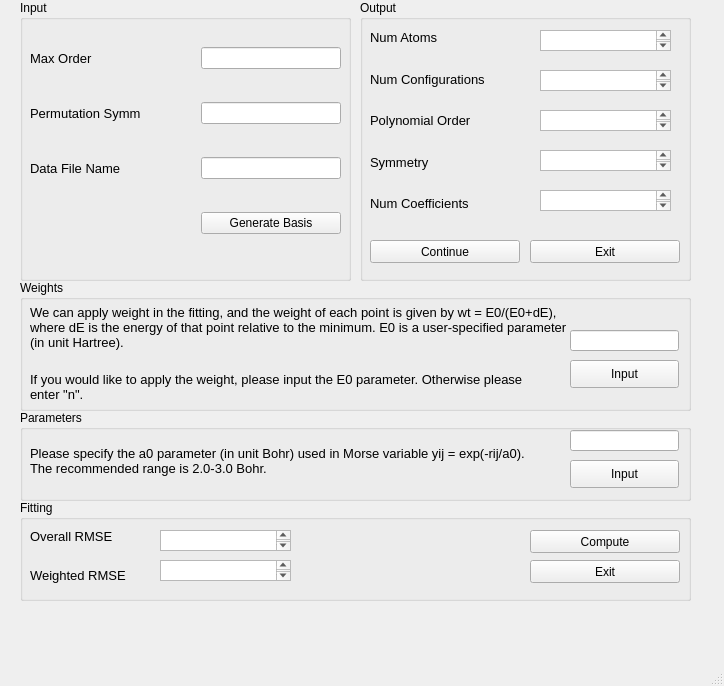
<?xml version="1.0" encoding="UTF-8"?>
<ui version="4.0">
 <class>MainWindow</class>
 <widget class="QMainWindow" name="MainWindow">
  <property name="geometry">
   <rect>
    <x>0</x>
    <y>0</y>
    <width>724</width>
    <height>686</height>
   </rect>
  </property>
  <property name="sizePolicy">
   <sizepolicy hsizetype="Preferred" vsizetype="Maximum">
    <horstretch>0</horstretch>
    <verstretch>0</verstretch>
   </sizepolicy>
  </property>
  <property name="windowTitle">
   <string>MainWindow</string>
  </property>
  <widget class="QWidget" name="centralwidget">
   <widget class="QGroupBox" name="groupBox">
    <property name="geometry">
     <rect>
      <x>20</x>
      <y>0</y>
      <width>331</width>
      <height>281</height>
     </rect>
    </property>
    <property name="title">
     <string>Input</string>
    </property>
    <widget class="QWidget" name="gridLayoutWidget">
     <property name="geometry">
      <rect>
       <x>10</x>
       <y>20</y>
       <width>311</width>
       <height>241</height>
      </rect>
     </property>
     <layout class="QGridLayout" name="gridLayout_4">
      <property name="sizeConstraint">
       <enum>QLayout::SetDefaultConstraint</enum>
      </property>
      <property name="horizontalSpacing">
       <number>60</number>
      </property>
      <item row="1" column="0">
       <widget class="QLabel" name="label_2">
        <property name="font">
         <font>
          <pointsize>10</pointsize>
         </font>
        </property>
        <property name="text">
         <string>Permutation Symm</string>
        </property>
       </widget>
      </item>
      <item row="0" column="1">
       <widget class="QLineEdit" name="lineEdit">
        <property name="enabled">
         <bool>true</bool>
        </property>
       </widget>
      </item>
      <item row="2" column="0">
       <widget class="QLabel" name="label_3">
        <property name="font">
         <font>
          <pointsize>10</pointsize>
         </font>
        </property>
        <property name="text">
         <string>Data File Name</string>
        </property>
       </widget>
      </item>
      <item row="1" column="1">
       <widget class="QLineEdit" name="lineEdit_2"/>
      </item>
      <item row="0" column="0">
       <widget class="QLabel" name="label">
        <property name="font">
         <font>
          <pointsize>10</pointsize>
         </font>
        </property>
        <property name="text">
         <string>Max Order</string>
        </property>
       </widget>
      </item>
      <item row="2" column="1">
       <widget class="QLineEdit" name="lineEdit_3"/>
      </item>
      <item row="3" column="1">
       <widget class="QPushButton" name="button1">
        <property name="text">
         <string>Generate Basis</string>
        </property>
       </widget>
      </item>
     </layout>
    </widget>
   </widget>
   <widget class="QGroupBox" name="groupBox_2">
    <property name="geometry">
     <rect>
      <x>360</x>
      <y>0</y>
      <width>331</width>
      <height>281</height>
     </rect>
    </property>
    <property name="title">
     <string>Output</string>
    </property>
    <widget class="QWidget" name="gridLayoutWidget_2">
     <property name="geometry">
      <rect>
       <x>10</x>
       <y>20</y>
       <width>151</width>
       <height>201</height>
      </rect>
     </property>
     <layout class="QGridLayout" name="gridLayout_5">
      <property name="sizeConstraint">
       <enum>QLayout::SetDefaultConstraint</enum>
      </property>
      <property name="horizontalSpacing">
       <number>6</number>
      </property>
      <item row="2" column="0">
       <widget class="QLabel" name="label_6">
        <property name="font">
         <font>
          <pointsize>10</pointsize>
         </font>
        </property>
        <property name="text">
         <string>Polynomial Order</string>
        </property>
       </widget>
      </item>
      <item row="1" column="0">
       <widget class="QLabel" name="label_5">
        <property name="font">
         <font>
          <pointsize>10</pointsize>
         </font>
        </property>
        <property name="text">
         <string>Num Configurations</string>
        </property>
       </widget>
      </item>
      <item row="4" column="0">
       <widget class="QLabel" name="label_8">
        <property name="font">
         <font>
          <pointsize>10</pointsize>
         </font>
        </property>
        <property name="text">
         <string>Num Coefficients</string>
        </property>
       </widget>
      </item>
      <item row="3" column="0">
       <widget class="QLabel" name="label_7">
        <property name="font">
         <font>
          <pointsize>10</pointsize>
         </font>
        </property>
        <property name="text">
         <string>Symmetry</string>
        </property>
       </widget>
      </item>
      <item row="0" column="0">
       <widget class="QLabel" name="label_4">
        <property name="font">
         <font>
          <pointsize>10</pointsize>
         </font>
        </property>
        <property name="text">
         <string>Num Atoms</string>
        </property>
       </widget>
      </item>
     </layout>
    </widget>
    <widget class="QTextBrowser" name="textBrowser">
     <property name="geometry">
      <rect>
       <x>180</x>
       <y>30</y>
       <width>131</width>
       <height>21</height>
      </rect>
     </property>
    </widget>
    <widget class="QTextBrowser" name="textBrowser_2">
     <property name="geometry">
      <rect>
       <x>180</x>
       <y>70</y>
       <width>131</width>
       <height>21</height>
      </rect>
     </property>
    </widget>
    <widget class="QTextBrowser" name="textBrowser_3">
     <property name="geometry">
      <rect>
       <x>180</x>
       <y>110</y>
       <width>131</width>
       <height>21</height>
      </rect>
     </property>
    </widget>
    <widget class="QTextBrowser" name="textBrowser_4">
     <property name="geometry">
      <rect>
       <x>180</x>
       <y>150</y>
       <width>131</width>
       <height>21</height>
      </rect>
     </property>
    </widget>
    <widget class="QTextBrowser" name="textBrowser_5">
     <property name="geometry">
      <rect>
       <x>180</x>
       <y>190</y>
       <width>131</width>
       <height>21</height>
      </rect>
     </property>
    </widget>
    <widget class="QPushButton" name="button2">
     <property name="geometry">
      <rect>
       <x>10</x>
       <y>240</y>
       <width>150</width>
       <height>23</height>
      </rect>
     </property>
     <property name="text">
      <string>Continue</string>
     </property>
    </widget>
    <widget class="QPushButton" name="button3">
     <property name="geometry">
      <rect>
       <x>170</x>
       <y>240</y>
       <width>150</width>
       <height>23</height>
      </rect>
     </property>
     <property name="text">
      <string>Exit</string>
     </property>
    </widget>
   </widget>
   <widget class="QGroupBox" name="groupBox_3">
    <property name="geometry">
     <rect>
      <x>20</x>
      <y>280</y>
      <width>671</width>
      <height>131</height>
     </rect>
    </property>
    <property name="title">
     <string>Weights</string>
    </property>
    <widget class="QWidget" name="gridLayoutWidget_3">
     <property name="geometry">
      <rect>
       <x>10</x>
       <y>20</y>
       <width>701</width>
       <height>113</height>
      </rect>
     </property>
     <layout class="QGridLayout" name="gridLayout">
      <item row="0" column="1">
       <widget class="QLabel" name="label_9">
        <property name="sizePolicy">
         <sizepolicy hsizetype="Preferred" vsizetype="Preferred">
          <horstretch>0</horstretch>
          <verstretch>0</verstretch>
         </sizepolicy>
        </property>
        <property name="font">
         <font>
          <pointsize>10</pointsize>
          <weight>50</weight>
          <bold>false</bold>
         </font>
        </property>
        <property name="text">
         <string>We can apply weight in the fitting, and the weight of each point is given by wt = E0/(E0+dE),
where dE is the energy of that point relative to the minimum. E0 is a user-specified parameter
(in unit Hartree).</string>
        </property>
       </widget>
      </item>
      <item row="1" column="1">
       <widget class="QLabel" name="label_10">
        <property name="font">
         <font>
          <pointsize>10</pointsize>
         </font>
        </property>
        <property name="text">
         <string>If you would like to apply the weight, please input the E0 parameter. Otherwise please
enter &quot;n&quot;.</string>
        </property>
       </widget>
      </item>
     </layout>
    </widget>
    <widget class="QLineEdit" name="lineEdit_4">
     <property name="geometry">
      <rect>
       <x>550</x>
       <y>50</y>
       <width>109</width>
       <height>21</height>
      </rect>
     </property>
     <property name="sizePolicy">
      <sizepolicy hsizetype="Maximum" vsizetype="Fixed">
       <horstretch>0</horstretch>
       <verstretch>0</verstretch>
      </sizepolicy>
     </property>
    </widget>
    <widget class="QPushButton" name="button4">
     <property name="geometry">
      <rect>
       <x>550</x>
       <y>80</y>
       <width>109</width>
       <height>28</height>
      </rect>
     </property>
     <property name="text">
      <string>Input</string>
     </property>
    </widget>
   </widget>
   <widget class="QGroupBox" name="groupBox_4">
    <property name="geometry">
     <rect>
      <x>20</x>
      <y>410</y>
      <width>671</width>
      <height>91</height>
     </rect>
    </property>
    <property name="title">
     <string>Parameters</string>
    </property>
    <widget class="QWidget" name="gridLayoutWidget_5">
     <property name="geometry">
      <rect>
       <x>10</x>
       <y>20</y>
       <width>650</width>
       <height>61</height>
      </rect>
     </property>
     <layout class="QGridLayout" name="gridLayout_3">
      <property name="sizeConstraint">
       <enum>QLayout::SetDefaultConstraint</enum>
      </property>
      <item row="0" column="0">
       <widget class="QLabel" name="label_11">
        <property name="sizePolicy">
         <sizepolicy hsizetype="Preferred" vsizetype="Preferred">
          <horstretch>0</horstretch>
          <verstretch>0</verstretch>
         </sizepolicy>
        </property>
        <property name="font">
         <font>
          <pointsize>10</pointsize>
         </font>
        </property>
        <property name="text">
         <string>Please specify the a0 parameter (in unit Bohr) used in Morse variable yij = exp(-rij/a0). 
The recommended range is 2.0-3.0 Bohr.</string>
        </property>
       </widget>
      </item>
     </layout>
    </widget>
    <widget class="QLineEdit" name="lineEdit_5">
     <property name="geometry">
      <rect>
       <x>550</x>
       <y>20</y>
       <width>109</width>
       <height>21</height>
      </rect>
     </property>
     <property name="sizePolicy">
      <sizepolicy hsizetype="Maximum" vsizetype="Fixed">
       <horstretch>0</horstretch>
       <verstretch>0</verstretch>
      </sizepolicy>
     </property>
    </widget>
    <widget class="QPushButton" name="button5">
     <property name="geometry">
      <rect>
       <x>550</x>
       <y>50</y>
       <width>109</width>
       <height>28</height>
      </rect>
     </property>
     <property name="text">
      <string>Input</string>
     </property>
    </widget>
   </widget>
   <widget class="QGroupBox" name="groupBox_5">
    <property name="geometry">
     <rect>
      <x>20</x>
      <y>500</y>
      <width>671</width>
      <height>101</height>
     </rect>
    </property>
    <property name="title">
     <string>Fitting</string>
    </property>
    <widget class="QWidget" name="gridLayoutWidget_4">
     <property name="geometry">
      <rect>
       <x>10</x>
       <y>20</y>
       <width>121</width>
       <height>71</height>
      </rect>
     </property>
     <layout class="QGridLayout" name="gridLayout_2">
      <item row="0" column="0">
       <widget class="QLabel" name="label_12">
        <property name="font">
         <font>
          <pointsize>10</pointsize>
         </font>
        </property>
        <property name="text">
         <string>Overall RMSE</string>
        </property>
       </widget>
      </item>
      <item row="1" column="0">
       <widget class="QLabel" name="label_13">
        <property name="font">
         <font>
          <pointsize>10</pointsize>
         </font>
        </property>
        <property name="text">
         <string>Weighted RMSE</string>
        </property>
       </widget>
      </item>
     </layout>
    </widget>
    <widget class="QPushButton" name="button6">
     <property name="geometry">
      <rect>
       <x>510</x>
       <y>30</y>
       <width>150</width>
       <height>23</height>
      </rect>
     </property>
     <property name="sizePolicy">
      <sizepolicy hsizetype="Maximum" vsizetype="Fixed">
       <horstretch>0</horstretch>
       <verstretch>0</verstretch>
      </sizepolicy>
     </property>
     <property name="text">
      <string>Compute</string>
     </property>
    </widget>
    <widget class="QPushButton" name="button7">
     <property name="geometry">
      <rect>
       <x>510</x>
       <y>60</y>
       <width>150</width>
       <height>23</height>
      </rect>
     </property>
     <property name="text">
      <string>Exit</string>
     </property>
    </widget>
    <widget class="QTextBrowser" name="textBrowser_6">
     <property name="geometry">
      <rect>
       <x>140</x>
       <y>30</y>
       <width>131</width>
       <height>21</height>
      </rect>
     </property>
    </widget>
    <widget class="QTextBrowser" name="textBrowser_7">
     <property name="geometry">
      <rect>
       <x>140</x>
       <y>60</y>
       <width>131</width>
       <height>21</height>
      </rect>
     </property>
    </widget>
   </widget>
  </widget>
  <widget class="QMenuBar" name="menubar">
   <property name="geometry">
    <rect>
     <x>0</x>
     <y>0</y>
     <width>724</width>
     <height>21</height>
    </rect>
   </property>
  </widget>
  <widget class="QStatusBar" name="statusbar"/>
 </widget>
 <resources/>
 <connections/>
</ui>
